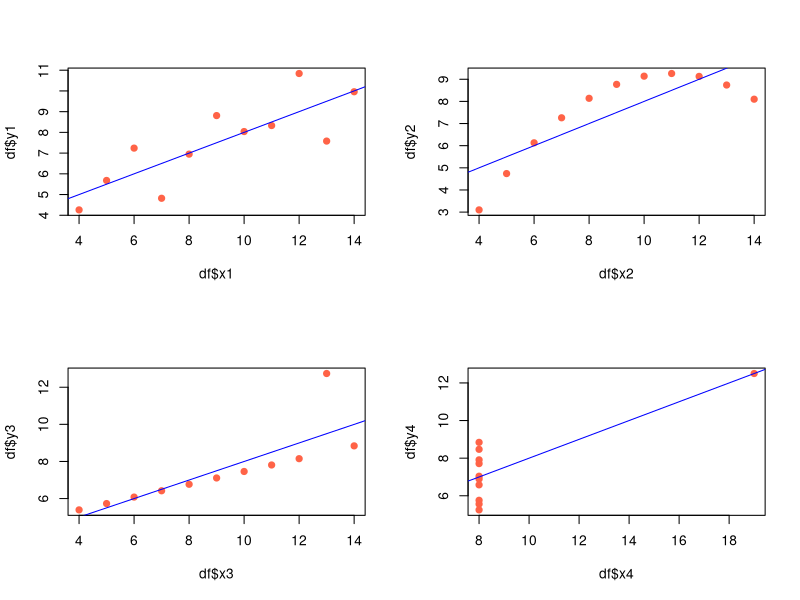
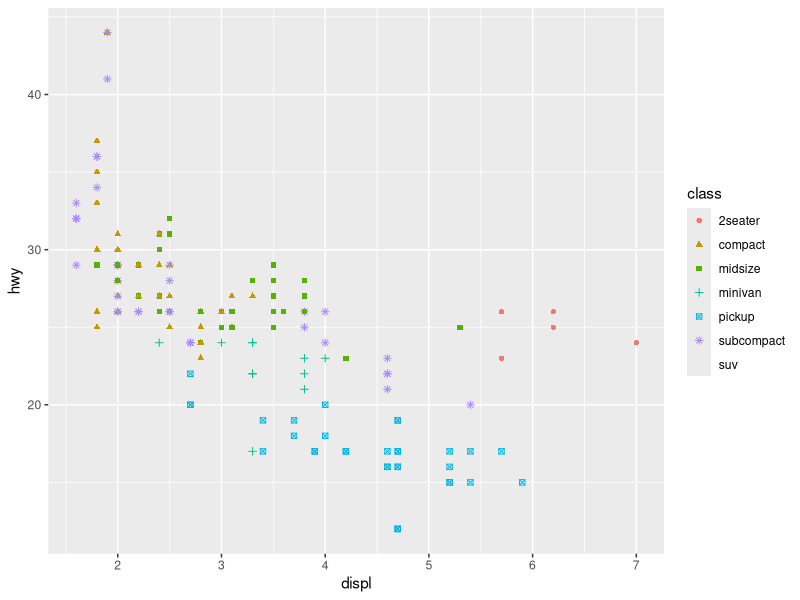
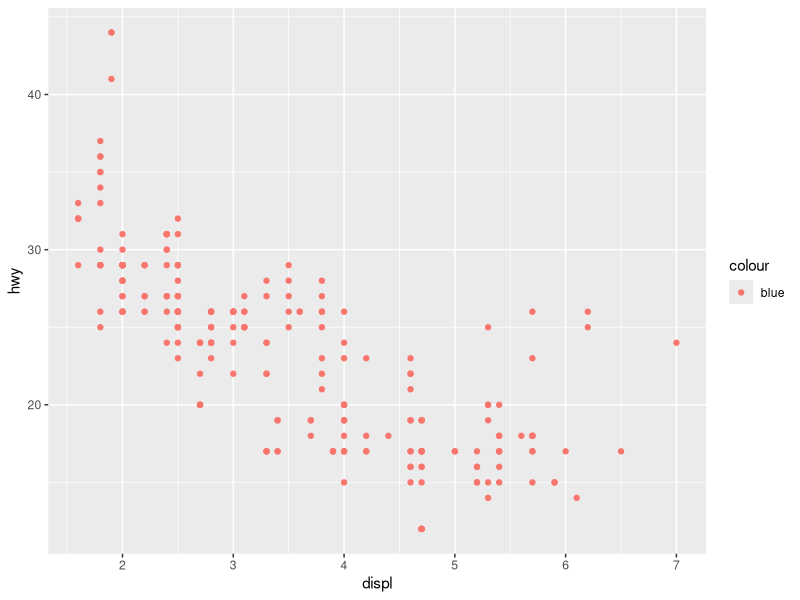
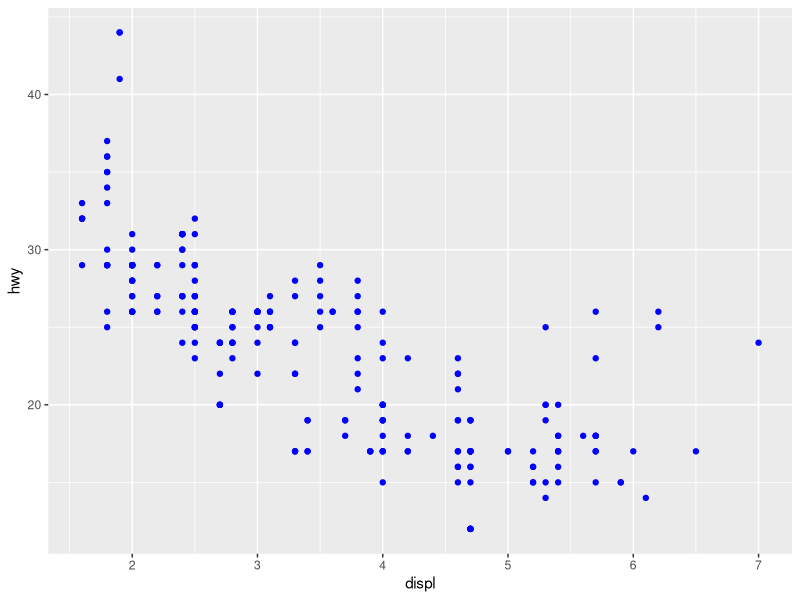
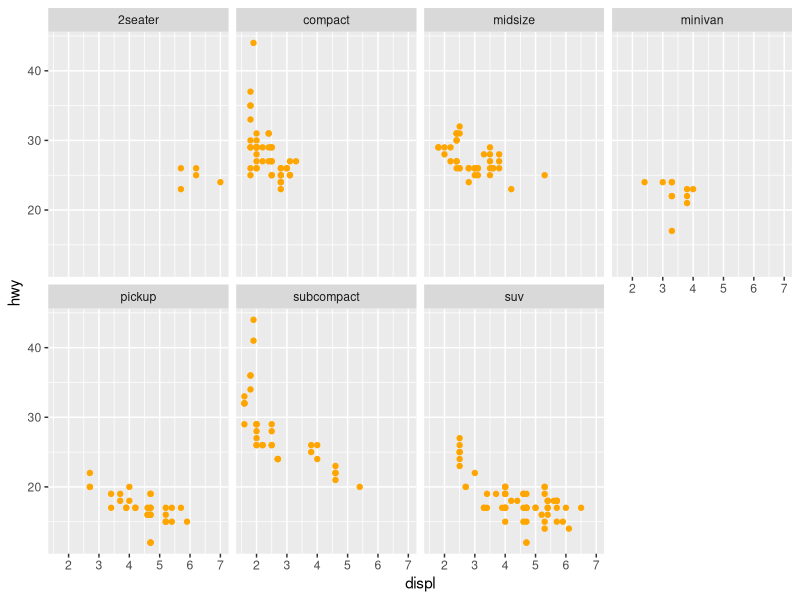
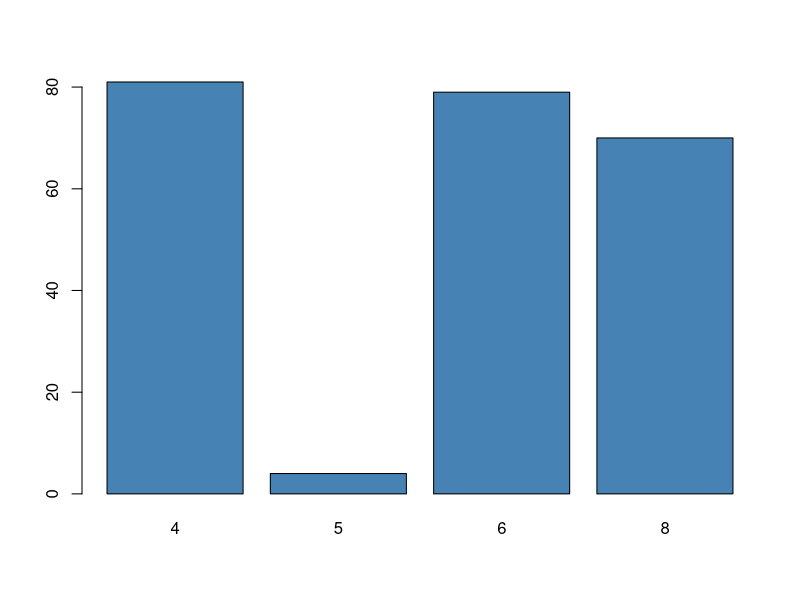
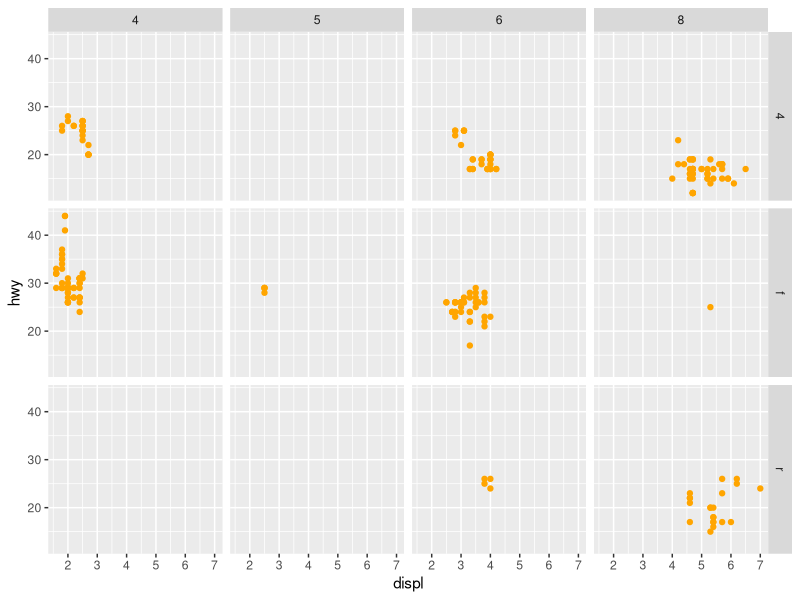
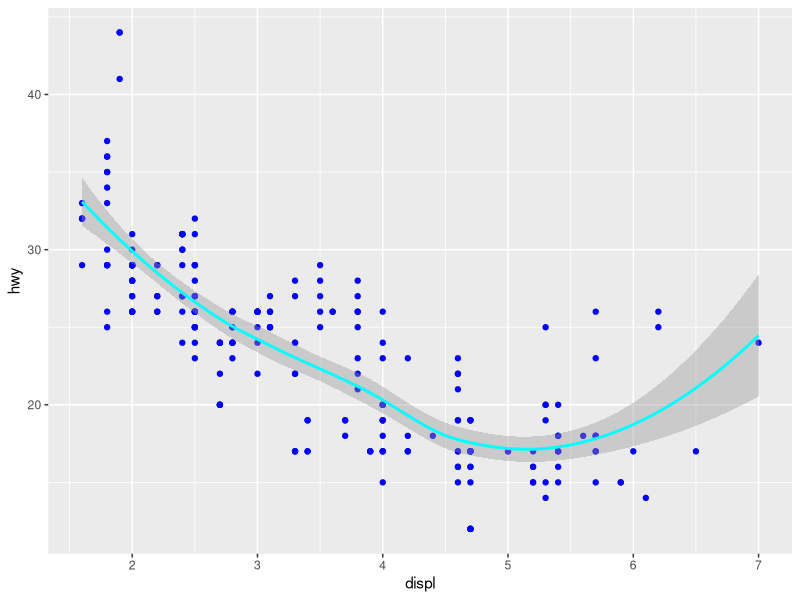

Write R code to recreate these figures, in order.
anscombe
str(anscombe)

anscombe[, c("x1","y1")]


df<-anscombe

par(mfrow=c(2,2))
plot(df$x1, df$y1, pch=19, col="tomato")
abline(lm(y1~x1, data=df), col="blue")

plot(df$x2, df$y2, pch=19, col="tomato")
abline(lm(y2~x2, data=df), col="blue")

plot(df$x3, df$y3, pch=19, col="tomato")
abline(lm(y3~x3, data=df), col="blue")

plot(df$x4, df$y4, pch=19, col="tomato")
abline(lm(y4~x4, data=df), col="blue")

par(mfrow=c(1,1))
#################################################

#install.packages("tidyverse")

library(tidyverse)

str(mpg)


p <- ggplot(data = mpg, mapping = aes(x=displ, y=hwy))
# p는 배경화면이다.
p + geom_point(mapping = aes(color=class, shape = class))
# aes는 그래프의 미적(?)인 부분으로 x축, y축, 칼러 등 그래프가 안에 어떻게 생겼는지를 제외한 모습을 지정할 수 있다. 

p + geom_point(mapping =aes(color = "blue"))
#위에거 안먹힘,, ㅋㅋ 그래서
p + geom_point(color = "blue")
# 걍 바로 color = blue 지정해주면 먹힌다.

colors()
#컬러 commend 확인인

p + geom_point(color = "orange") + facet_wrap(~ class, nrow = 2)

#facet_wrap() 함수 : 함수 안의~ 오른쪽에 기재되는 변수별 level 순서대로 sub그래프를 그려준다. sub그래프들은 1차원(한쪽 방향:왼쪽에서 오른쪽)으로만 그려진다. 

table(mpg$drv)
?mpg
#mpg information
table(mpg$cyl)
par(mfrow=c(1,1))
barplot(table(mpg$cyl), col = "steelblue")

p + geom_point(color = "orange") + facet_grid(drv~cyl)
# facet_grid() 함수 : 함수 안의 ~ 좌/우 변수를 각각 행/열로 나누어 2차원으로 sub그래프들을 그려준다. 

#geom : geometric object -> plot 종류 한번 확인해도 좋을듯, 수십개 있으니까 찾아써라 ~

p + geom_point(color = "blue") + geom_smooth(color="cyan")
# p는 아까 말했지만 도화지라고 생각하고, 그 위에 geom_point, geom_smooth를 그려준다. 
# * geom_smooth = 추세선 도화지(p) 위에 writing#


p + geom_point(mapping = aes(color = class)) + geom_smooth(color = "tomato")

library(ggplot2)
str(diamonds)
p <- ggplot(data= diamonds)

p + geom_bar(mapping = aes(x = cut), fill="steelblue")
p + stat_count(mapping = aes(x = cut), fill="steelblue")

# 여기서 geom_bar나 stat_count의 plot의 결과는 똑같다.
# 왜? -> geom_bar나 stat_count는 똑같은 함수래요.

p + geom_bar(mapping = aes(x=cut, fill = clarity), position = "fill")
# position = "fill" 옵션을 주면 -> 누적막대그래프 형태로 보인다

p + geom_bar(mapping = aes(x=cut, fill = clarity), position = "dodge")
# position = "dodge" -> 세로로 눕혀서
p + geom_bar(mapping = aes(x=cut, fill = clarity), position = "jitter")

#jitter -> 원래 자기위치에서 살짝 비틀어서 보여주는 것 (흩뿌리기형태- 산점도)
ggplot(data = mpg) + geom_point(aes(x=displ, y= hwy, color = class))
# 위 코드는 흔들기 전
ggplot(data = mpg) + geom_point(aes(x=displ, y= hwy, color = class), position = "jitter")

# jitter을 넣으니 산점도의 detail이 더 커진다.(더 많이 보임)(흔든다는 표현 쓰심 ㅋㅋ 이걸로 이해하면 될 듯)



# 이상치(outlier) 까지 보여주는 boxplot을 그려보자 #

# outlier(이상치)는 그래프 안에서의 점점점...이 이상치이다. # 

p <- ggplot(data = mpg, mapping = aes(x = class, y = hwy))

p + geom_boxplot(fill = "lightyellow") + coord_flip()

#coord_flip() -> 눕히는거,,


p <- ggplot(diamonds, aes(x = cut, fill = cut))
# x는 cut, fill = cut 

p + geom_bar(show.legend = F, width = 1)
# barplot 그리기, width = n은 0.5로 바꿔보면 무슨 뜻인지 알 수있다 -> bar간 간격..ㅎ


p + geom_bar(show.legend = F, width = 1) + coord_polar() + labs(x = NULL, y = NULL)
# coord_polar() 는 극좌표계를 바꿔준다 labs(라벨)의 x,y 는 null로 없애준다.

# * 극좌표계 -> 공간 위치가 원점으로부터의 거리와 방향에 의해서 표현된 좌표계를 말한다.

world <- map_data("world")
ggplot(world, aes(long, lat, group = group)) + geom_polygon(fill = "orange", color = "tomato")

?world

